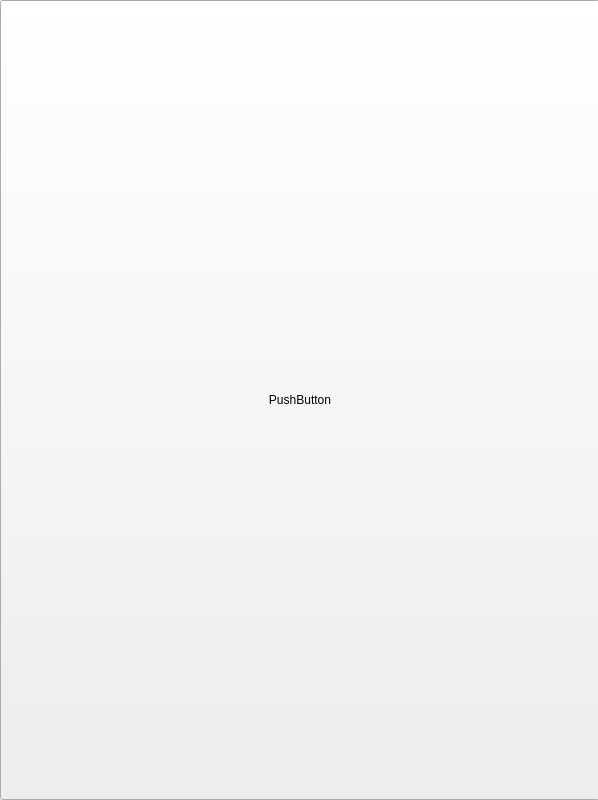
<?xml version="1.0" encoding="UTF-8"?>
<ui version="4.0">
 <class>Form</class>
 <widget class="QWidget" name="Form">
  <property name="geometry">
   <rect>
    <x>0</x>
    <y>0</y>
    <width>598</width>
    <height>800</height>
   </rect>
  </property>
  <property name="windowTitle">
   <string>Form</string>
  </property>
  <widget class="QStackedWidget" name="stackedWidget">
   <property name="geometry">
    <rect>
     <x>0</x>
     <y>0</y>
     <width>600</width>
     <height>800</height>
    </rect>
   </property>
   <property name="currentIndex">
    <number>0</number>
   </property>
   <widget class="QWidget" name="page">
    <widget class="QPushButton" name="pushButton">
     <property name="geometry">
      <rect>
       <x>0</x>
       <y>0</y>
       <width>600</width>
       <height>800</height>
      </rect>
     </property>
     <property name="styleSheet">
      <string notr="true">background-image: url(/home/iot/바탕화면/12/1234.png);
</string>
     </property>
     <property name="text">
      <string>PushButton</string>
     </property>
    </widget>
   </widget>
   <widget class="QWidget" name="page_2">
    <widget class="QFrame" name="frame">
     <property name="geometry">
      <rect>
       <x>0</x>
       <y>0</y>
       <width>600</width>
       <height>800</height>
      </rect>
     </property>
     <property name="styleSheet">
      <string notr="true">/* QFrame의 배경 스타일 */
QFrame {
    background-color: #ffffff; /* 배경 색상 */
    border: 1px solid #cccccc; /* 테두리 스타일 및 색상 */
    border-radius: 4px; /* 테두리 모서리 둥글게 설정 */
    padding: 5px; /* 내부 여백 설정 */
}
</string>
     </property>
     <property name="frameShape">
      <enum>QFrame::StyledPanel</enum>
     </property>
     <property name="frameShadow">
      <enum>QFrame::Raised</enum>
     </property>
     <widget class="QComboBox" name="comboBox">
      <property name="geometry">
       <rect>
        <x>10</x>
        <y>20</y>
        <width>100</width>
        <height>30</height>
       </rect>
      </property>
      <property name="styleSheet">
       <string notr="true"/>
      </property>
      <property name="currentIndex">
       <number>0</number>
      </property>
      <item>
       <property name="text">
        <string>-</string>
       </property>
      </item>
      <item>
       <property name="text">
        <string>2013</string>
       </property>
      </item>
      <item>
       <property name="text">
        <string>2014</string>
       </property>
      </item>
      <item>
       <property name="text">
        <string>2022</string>
       </property>
      </item>
     </widget>
     <widget class="QPushButton" name="pushButton7">
      <property name="geometry">
       <rect>
        <x>200</x>
        <y>490</y>
        <width>150</width>
        <height>150</height>
       </rect>
      </property>
      <property name="styleSheet">
       <string notr="true">/* QPushButton의 스타일 */
QPushButton {
    background-color: #3498db; /* 배경 색상 */
    color: #ffffff; /* 글꼴 색상 */
    border: 1px solid #2980b9; /* 테두리 스타일 및 색상 */
    border-radius: 4px; /* 테두리 모서리 둥글게 설정 */
    padding: 5px 10px; /* 내부 여백 설정 */
    font-size: 14px; /* 글꼴 크기 */
}

/* QPushButton에 마우스를 올렸을 때의 스타일 (마우스 오버 효과) */
QPushButton:hover {
    background-color: #2980b9; /* 마우스 오버 시 배경 색상 변경 */
    border: 1px solid #3498db; /* 마우스 오버 시 테두리 스타일 변경 */
}
</string>
      </property>
      <property name="text">
       <string>광주</string>
      </property>
     </widget>
     <widget class="QPushButton" name="pushButton8">
      <property name="geometry">
       <rect>
        <x>390</x>
        <y>490</y>
        <width>150</width>
        <height>150</height>
       </rect>
      </property>
      <property name="styleSheet">
       <string notr="true">/* QPushButton의 스타일 */
QPushButton {
    background-color: #3498db; /* 배경 색상 */
    color: #ffffff; /* 글꼴 색상 */
    border: 1px solid #2980b9; /* 테두리 스타일 및 색상 */
    border-radius: 4px; /* 테두리 모서리 둥글게 설정 */
    padding: 5px 10px; /* 내부 여백 설정 */
    font-size: 14px; /* 글꼴 크기 */
}

/* QPushButton에 마우스를 올렸을 때의 스타일 (마우스 오버 효과) */
QPushButton:hover {
    background-color: #2980b9; /* 마우스 오버 시 배경 색상 변경 */
    border: 1px solid #3498db; /* 마우스 오버 시 테두리 스타일 변경 */
}
</string>
      </property>
      <property name="text">
       <string>제주</string>
      </property>
     </widget>
     <widget class="QPushButton" name="pushButton6">
      <property name="geometry">
       <rect>
        <x>390</x>
        <y>290</y>
        <width>150</width>
        <height>150</height>
       </rect>
      </property>
      <property name="styleSheet">
       <string notr="true">/* QPushButton의 스타일 */
QPushButton {
    background-color: #3498db; /* 배경 색상 */
    color: #ffffff; /* 글꼴 색상 */
    border: 1px solid #2980b9; /* 테두리 스타일 및 색상 */
    border-radius: 4px; /* 테두리 모서리 둥글게 설정 */
    padding: 5px 10px; /* 내부 여백 설정 */
    font-size: 14px; /* 글꼴 크기 */
}

/* QPushButton에 마우스를 올렸을 때의 스타일 (마우스 오버 효과) */
QPushButton:hover {
    background-color: #2980b9; /* 마우스 오버 시 배경 색상 변경 */
    border: 1px solid #3498db; /* 마우스 오버 시 테두리 스타일 변경 */
}
</string>
      </property>
      <property name="text">
       <string>강원</string>
      </property>
     </widget>
     <widget class="QPushButton" name="pushButton4">
      <property name="geometry">
       <rect>
        <x>200</x>
        <y>290</y>
        <width>150</width>
        <height>150</height>
       </rect>
      </property>
      <property name="styleSheet">
       <string notr="true">/* QPushButton의 스타일 */
QPushButton {
    background-color: #3498db; /* 배경 색상 */
    color: #ffffff; /* 글꼴 색상 */
    border: 1px solid #2980b9; /* 테두리 스타일 및 색상 */
    border-radius: 4px; /* 테두리 모서리 둥글게 설정 */
    padding: 5px 10px; /* 내부 여백 설정 */
    font-size: 14px; /* 글꼴 크기 */
}

/* QPushButton에 마우스를 올렸을 때의 스타일 (마우스 오버 효과) */
QPushButton:hover {
    background-color: #2980b9; /* 마우스 오버 시 배경 색상 변경 */
    border: 1px solid #3498db; /* 마우스 오버 시 테두리 스타일 변경 */
}
</string>
      </property>
      <property name="text">
       <string>충북</string>
      </property>
     </widget>
     <widget class="QPushButton" name="pushButton5">
      <property name="geometry">
       <rect>
        <x>20</x>
        <y>290</y>
        <width>150</width>
        <height>150</height>
       </rect>
      </property>
      <property name="styleSheet">
       <string notr="true">/* QPushButton의 스타일 */
QPushButton {
    background-color: #3498db; /* 배경 색상 */
    color: #ffffff; /* 글꼴 색상 */
    border: 1px solid #2980b9; /* 테두리 스타일 및 색상 */
    border-radius: 4px; /* 테두리 모서리 둥글게 설정 */
    padding: 5px 10px; /* 내부 여백 설정 */
    font-size: 14px; /* 글꼴 크기 */
}

/* QPushButton에 마우스를 올렸을 때의 스타일 (마우스 오버 효과) */
QPushButton:hover {
    background-color: #2980b9; /* 마우스 오버 시 배경 색상 변경 */
    border: 1px solid #3498db; /* 마우스 오버 시 테두리 스타일 변경 */
}
</string>
      </property>
      <property name="text">
       <string>대전</string>
      </property>
     </widget>
     <widget class="QPushButton" name="pushButton3">
      <property name="geometry">
       <rect>
        <x>390</x>
        <y>110</y>
        <width>150</width>
        <height>150</height>
       </rect>
      </property>
      <property name="styleSheet">
       <string notr="true">/* QPushButton의 스타일 */
QPushButton {
    background-color: #3498db; /* 배경 색상 */
    color: #ffffff; /* 글꼴 색상 */
    border: 1px solid #2980b9; /* 테두리 스타일 및 색상 */
    border-radius: 4px; /* 테두리 모서리 둥글게 설정 */
    padding: 5px 10px; /* 내부 여백 설정 */
    font-size: 14px; /* 글꼴 크기 */
}

/* QPushButton에 마우스를 올렸을 때의 스타일 (마우스 오버 효과) */
QPushButton:hover {
    background-color: #2980b9; /* 마우스 오버 시 배경 색상 변경 */
    border: 1px solid #3498db; /* 마우스 오버 시 테두리 스타일 변경 */
}
</string>
      </property>
      <property name="text">
       <string>대구</string>
      </property>
     </widget>
     <widget class="QPushButton" name="pushButton1">
      <property name="geometry">
       <rect>
        <x>20</x>
        <y>110</y>
        <width>150</width>
        <height>150</height>
       </rect>
      </property>
      <property name="styleSheet">
       <string notr="true">/* QPushButton의 스타일 */
QPushButton {
    background-color: #3498db; /* 배경 색상 */
    color: #ffffff; /* 글꼴 색상 */
    border: 1px solid #2980b9; /* 테두리 스타일 및 색상 */
    border-radius: 4px; /* 테두리 모서리 둥글게 설정 */
    padding: 5px 10px; /* 내부 여백 설정 */
    font-size: 14px; /* 글꼴 크기 */
}

/* QPushButton에 마우스를 올렸을 때의 스타일 (마우스 오버 효과) */
QPushButton:hover {
    background-color: #2980b9; /* 마우스 오버 시 배경 색상 변경 */
    border: 1px solid #3498db; /* 마우스 오버 시 테두리 스타일 변경 */
}
</string>
      </property>
      <property name="text">
       <string>서울</string>
      </property>
     </widget>
     <widget class="QPushButton" name="pushButton2">
      <property name="geometry">
       <rect>
        <x>200</x>
        <y>110</y>
        <width>150</width>
        <height>150</height>
       </rect>
      </property>
      <property name="styleSheet">
       <string notr="true">/* QPushButton의 스타일 */
QPushButton {
    background-color: #3498db; /* 배경 색상 */
    color: #ffffff; /* 글꼴 색상 */
    border: 1px solid #2980b9; /* 테두리 스타일 및 색상 */
    border-radius: 4px; /* 테두리 모서리 둥글게 설정 */
    padding: 5px 10px; /* 내부 여백 설정 */
    font-size: 14px; /* 글꼴 크기 */
}

/* QPushButton에 마우스를 올렸을 때의 스타일 (마우스 오버 효과) */
QPushButton:hover {
    background-color: #2980b9; /* 마우스 오버 시 배경 색상 변경 */
    border: 1px solid #3498db; /* 마우스 오버 시 테두리 스타일 변경 */
}
</string>
      </property>
      <property name="text">
       <string>경기도</string>
      </property>
     </widget>
     <widget class="QPushButton" name="pushButton10">
      <property name="geometry">
       <rect>
        <x>20</x>
        <y>490</y>
        <width>150</width>
        <height>150</height>
       </rect>
      </property>
      <property name="styleSheet">
       <string notr="true">/* QPushButton의 스타일 */
QPushButton {
    background-color: #3498db; /* 배경 색상 */
    color: #ffffff; /* 글꼴 색상 */
    border: 1px solid #2980b9; /* 테두리 스타일 및 색상 */
    border-radius: 4px; /* 테두리 모서리 둥글게 설정 */
    padding: 5px 10px; /* 내부 여백 설정 */
    font-size: 14px; /* 글꼴 크기 */
}

/* QPushButton에 마우스를 올렸을 때의 스타일 (마우스 오버 효과) */
QPushButton:hover {
    background-color: #2980b9; /* 마우스 오버 시 배경 색상 변경 */
    border: 1px solid #3498db; /* 마우스 오버 시 테두리 스타일 변경 */
}
</string>
      </property>
      <property name="text">
       <string>부산</string>
      </property>
     </widget>
     <widget class="QPushButton" name="pushButton9">
      <property name="geometry">
       <rect>
        <x>200</x>
        <y>650</y>
        <width>150</width>
        <height>150</height>
       </rect>
      </property>
      <property name="styleSheet">
       <string notr="true">/* QPushButton의 스타일 */
QPushButton {
    background-color: #3498db; /* 배경 색상 */
    color: #ffffff; /* 글꼴 색상 */
    border: 1px solid #2980b9; /* 테두리 스타일 및 색상 */
    border-radius: 4px; /* 테두리 모서리 둥글게 설정 */
    padding: 5px 10px; /* 내부 여백 설정 */
    font-size: 14px; /* 글꼴 크기 */
}

/* QPushButton에 마우스를 올렸을 때의 스타일 (마우스 오버 효과) */
QPushButton:hover {
    background-color: #2980b9; /* 마우스 오버 시 배경 색상 변경 */
    border: 1px solid #3498db; /* 마우스 오버 시 테두리 스타일 변경 */
}
</string>
      </property>
      <property name="text">
       <string>전주</string>
      </property>
     </widget>
    </widget>
   </widget>
   <widget class="QWidget" name="page_3">
    <widget class="QFrame" name="frame2">
     <property name="geometry">
      <rect>
       <x>0</x>
       <y>0</y>
       <width>600</width>
       <height>800</height>
      </rect>
     </property>
     <property name="styleSheet">
      <string notr="true">/* QFrame의 배경 스타일 */
QFrame {
    background-color: #ffffff; /* 배경 색상 */
    border: 1px solid #cccccc; /* 테두리 스타일 및 색상 */
    border-radius: 4px; /* 테두리 모서리 둥글게 설정 */
    padding: 5px; /* 내부 여백 설정 */
}
</string>
     </property>
     <property name="frameShape">
      <enum>QFrame::StyledPanel</enum>
     </property>
     <property name="frameShadow">
      <enum>QFrame::Raised</enum>
     </property>
     <widget class="QLabel" name="label_3">
      <property name="geometry">
       <rect>
        <x>310</x>
        <y>569</y>
        <width>51</width>
        <height>31</height>
       </rect>
      </property>
      <property name="styleSheet">
       <string notr="true">/* QLabel의 일반 상태 스타일 */
QLabel {
    color: #333333; /* 텍스트 색상 */
    background-color: transparent; /* 배경색상 투명 */
    font-size: 16px; /* 글꼴 크기 */
    font-weight: bold; /* 글꼴 두껍게 설정 */
}

/* QLabel의 마우스 호버 상태 스타일 */
QLabel:hover {
    color: #555555; /* 호버 상태에서의 텍스트 색상 */
}

/* QLabel의 클릭 상태 스타일 */
QLabel:pressed {
    color: #777777; /* 클릭 상태에서의 텍스트 색상 */
}
</string>
      </property>
      <property name="text">
       <string>최소</string>
      </property>
     </widget>
     <widget class="QLabel" name="label_4">
      <property name="geometry">
       <rect>
        <x>310</x>
        <y>669</y>
        <width>51</width>
        <height>31</height>
       </rect>
      </property>
      <property name="styleSheet">
       <string notr="true">/* QLabel의 일반 상태 스타일 */
QLabel {
    color: #333333; /* 텍스트 색상 */
    background-color: transparent; /* 배경색상 투명 */
    font-size: 16px; /* 글꼴 크기 */
    font-weight: bold; /* 글꼴 두껍게 설정 */
}

/* QLabel의 마우스 호버 상태 스타일 */
QLabel:hover {
    color: #555555; /* 호버 상태에서의 텍스트 색상 */
}

/* QLabel의 클릭 상태 스타일 */
QLabel:pressed {
    color: #777777; /* 클릭 상태에서의 텍스트 색상 */
}
</string>
      </property>
      <property name="text">
       <string>평균</string>
      </property>
     </widget>
     <widget class="QLabel" name="max_label">
      <property name="geometry">
       <rect>
        <x>380</x>
        <y>619</y>
        <width>100</width>
        <height>31</height>
       </rect>
      </property>
      <property name="text">
       <string/>
      </property>
      <property name="alignment">
       <set>Qt::AlignRight|Qt::AlignTrailing|Qt::AlignVCenter</set>
      </property>
     </widget>
     <widget class="QLabel" name="label">
      <property name="geometry">
       <rect>
        <x>50</x>
        <y>550</y>
        <width>31</width>
        <height>21</height>
       </rect>
      </property>
      <property name="styleSheet">
       <string notr="true">/* QLabel의 일반 상태 스타일 */
QLabel {
    color: #333333; /* 텍스트 색상 */
    background-color: transparent; /* 배경색상 투명 */
    font-size: 16px; /* 글꼴 크기 */
    font-weight: bold; /* 글꼴 두껍게 설정 */
}

/* QLabel의 마우스 호버 상태 스타일 */
QLabel:hover {
    color: #555555; /* 호버 상태에서의 텍스트 색상 */
}

/* QLabel의 클릭 상태 스타일 */
QLabel:pressed {
    color: #777777; /* 클릭 상태에서의 텍스트 색상 */
}
</string>
      </property>
      <property name="text">
       <string>상품</string>
      </property>
     </widget>
     <widget class="QLabel" name="label_2">
      <property name="geometry">
       <rect>
        <x>310</x>
        <y>619</y>
        <width>51</width>
        <height>31</height>
       </rect>
      </property>
      <property name="styleSheet">
       <string notr="true">/* QLabel의 일반 상태 스타일 */
QLabel {
    color: #333333; /* 텍스트 색상 */
    background-color: transparent; /* 배경색상 투명 */
    font-size: 16px; /* 글꼴 크기 */
    font-weight: bold; /* 글꼴 두껍게 설정 */
}

/* QLabel의 마우스 호버 상태 스타일 */
QLabel:hover {
    color: #555555; /* 호버 상태에서의 텍스트 색상 */
}

/* QLabel의 클릭 상태 스타일 */
QLabel:pressed {
    color: #777777; /* 클릭 상태에서의 텍스트 색상 */
}
</string>
      </property>
      <property name="text">
       <string>최대</string>
      </property>
     </widget>
     <widget class="QLabel" name="min_label">
      <property name="geometry">
       <rect>
        <x>380</x>
        <y>569</y>
        <width>100</width>
        <height>31</height>
       </rect>
      </property>
      <property name="text">
       <string/>
      </property>
      <property name="alignment">
       <set>Qt::AlignRight|Qt::AlignTrailing|Qt::AlignVCenter</set>
      </property>
     </widget>
     <widget class="QWidget" name="verticalLayoutWidget">
      <property name="geometry">
       <rect>
        <x>60</x>
        <y>100</y>
        <width>491</width>
        <height>421</height>
       </rect>
      </property>
      <layout class="QVBoxLayout" name="graph_verticalLayout"/>
     </widget>
     <widget class="QLabel" name="average_label">
      <property name="geometry">
       <rect>
        <x>380</x>
        <y>669</y>
        <width>100</width>
        <height>31</height>
       </rect>
      </property>
      <property name="text">
       <string/>
      </property>
      <property name="alignment">
       <set>Qt::AlignRight|Qt::AlignTrailing|Qt::AlignVCenter</set>
      </property>
     </widget>
     <widget class="QPushButton" name="pushButton13">
      <property name="geometry">
       <rect>
        <x>470</x>
        <y>30</y>
        <width>111</width>
        <height>51</height>
       </rect>
      </property>
      <property name="styleSheet">
       <string notr="true">border: none;
    background-color: #3498db;
    color: #ffffff;
    padding: 10px 20px;
    font-size: 16px;
    border-radius: 5px;</string>
      </property>
      <property name="text">
       <string>뒤로가기</string>
      </property>
     </widget>
     <widget class="QComboBox" name="comboBox_2">
      <property name="geometry">
       <rect>
        <x>40</x>
        <y>580</y>
        <width>121</width>
        <height>30</height>
       </rect>
      </property>
      <property name="styleSheet">
       <string notr="true"/>
      </property>
      <property name="editable">
       <bool>false</bool>
      </property>
      <property name="currentIndex">
       <number>0</number>
      </property>
      <property name="duplicatesEnabled">
       <bool>false</bool>
      </property>
      <item>
       <property name="text">
        <string>-</string>
       </property>
      </item>
      <item>
       <property name="text">
        <string>열무</string>
       </property>
      </item>
      <item>
       <property name="text">
        <string>얼갈이배추</string>
       </property>
      </item>
      <item>
       <property name="text">
        <string>물오징어</string>
       </property>
      </item>
      <item>
       <property name="text">
        <string>명태</string>
       </property>
      </item>
      <item>
       <property name="text">
        <string>갈치</string>
       </property>
      </item>
      <item>
       <property name="text">
        <string>고등어</string>
       </property>
      </item>
      <item>
       <property name="text">
        <string>방울토마토</string>
       </property>
      </item>
      <item>
       <property name="text">
        <string>감귤</string>
       </property>
      </item>
      <item>
       <property name="text">
        <string>단감</string>
       </property>
      </item>
      <item>
       <property name="text">
        <string>바나나</string>
       </property>
      </item>
      <item>
       <property name="text">
        <string>참다래</string>
       </property>
      </item>
      <item>
       <property name="text">
        <string>팽이버섯</string>
       </property>
      </item>
      <item>
       <property name="text">
        <string>사과</string>
       </property>
      </item>
      <item>
       <property name="text">
        <string>배</string>
       </property>
      </item>
      <item>
       <property name="text">
        <string>포도</string>
       </property>
      </item>
      <item>
       <property name="text">
        <string>감귤</string>
       </property>
      </item>
      <item>
       <property name="text">
        <string>파</string>
       </property>
      </item>
      <item>
       <property name="text">
        <string>생강</string>
       </property>
      </item>
      <item>
       <property name="text">
        <string>미나리</string>
       </property>
      </item>
      <item>
       <property name="text">
        <string>깻잎</string>
       </property>
      </item>
      <item>
       <property name="text">
        <string>피망(청)</string>
       </property>
      </item>
      <item>
       <property name="text">
        <string>느타리버섯</string>
       </property>
      </item>
      <item>
       <property name="text">
        <string>호박</string>
       </property>
      </item>
      <item>
       <property name="text">
        <string>토마토</string>
       </property>
      </item>
      <item>
       <property name="text">
        <string>무</string>
       </property>
      </item>
      <item>
       <property name="text">
        <string>당근</string>
       </property>
      </item>
     </widget>
    </widget>
   </widget>
  </widget>
 </widget>
 <resources/>
 <connections/>
</ui>
